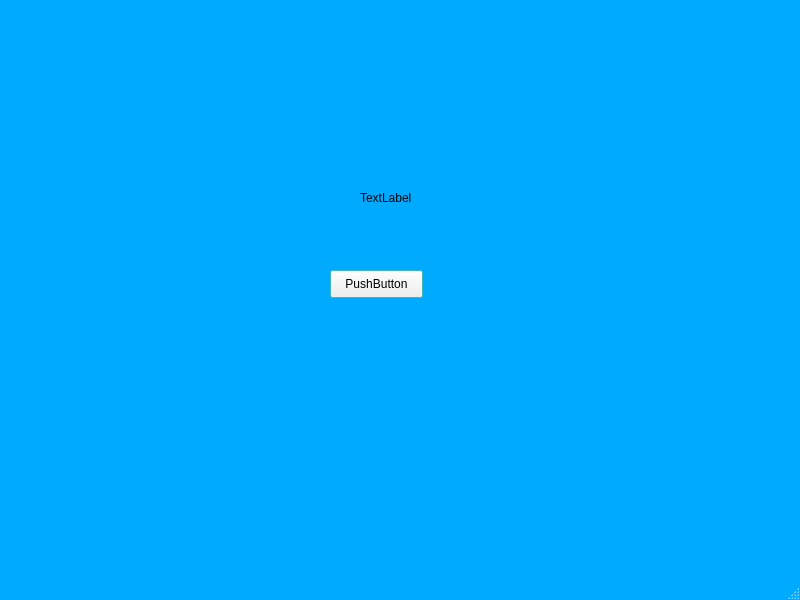
<?xml version="1.0" encoding="UTF-8"?>
<ui version="4.0">
 <class>MainWindow</class>
 <widget class="QMainWindow" name="MainWindow">
  <property name="geometry">
   <rect>
    <x>0</x>
    <y>0</y>
    <width>800</width>
    <height>600</height>
   </rect>
  </property>
  <property name="palette">
   <palette>
    <active>
     <colorrole role="Base">
      <brush brushstyle="SolidPattern">
       <color alpha="255">
        <red>255</red>
        <green>255</green>
        <blue>255</blue>
       </color>
      </brush>
     </colorrole>
     <colorrole role="Window">
      <brush brushstyle="SolidPattern">
       <color alpha="255">
        <red>0</red>
        <green>170</green>
        <blue>255</blue>
       </color>
      </brush>
     </colorrole>
    </active>
    <inactive>
     <colorrole role="Base">
      <brush brushstyle="SolidPattern">
       <color alpha="255">
        <red>255</red>
        <green>255</green>
        <blue>255</blue>
       </color>
      </brush>
     </colorrole>
     <colorrole role="Window">
      <brush brushstyle="SolidPattern">
       <color alpha="255">
        <red>0</red>
        <green>170</green>
        <blue>255</blue>
       </color>
      </brush>
     </colorrole>
    </inactive>
    <disabled>
     <colorrole role="Base">
      <brush brushstyle="SolidPattern">
       <color alpha="255">
        <red>0</red>
        <green>170</green>
        <blue>255</blue>
       </color>
      </brush>
     </colorrole>
     <colorrole role="Window">
      <brush brushstyle="SolidPattern">
       <color alpha="255">
        <red>0</red>
        <green>170</green>
        <blue>255</blue>
       </color>
      </brush>
     </colorrole>
    </disabled>
   </palette>
  </property>
  <property name="windowTitle">
   <string>MainWindow</string>
  </property>
  <widget class="QWidget" name="centralwidget">
   <widget class="QLabel" name="label">
    <property name="geometry">
     <rect>
      <x>360</x>
      <y>190</y>
      <width>55</width>
      <height>16</height>
     </rect>
    </property>
    <property name="text">
     <string>TextLabel</string>
    </property>
   </widget>
   <widget class="QPushButton" name="pushButton">
    <property name="geometry">
     <rect>
      <x>330</x>
      <y>270</y>
      <width>93</width>
      <height>28</height>
     </rect>
    </property>
    <property name="palette">
     <palette>
      <active>
       <colorrole role="BrightText">
        <brush brushstyle="SolidPattern">
         <color alpha="255">
          <red>85</red>
          <green>255</green>
          <blue>255</blue>
         </color>
        </brush>
       </colorrole>
       <colorrole role="Base">
        <brush brushstyle="SolidPattern">
         <color alpha="255">
          <red>255</red>
          <green>255</green>
          <blue>255</blue>
         </color>
        </brush>
       </colorrole>
       <colorrole role="Window">
        <brush brushstyle="SolidPattern">
         <color alpha="255">
          <red>85</red>
          <green>255</green>
          <blue>255</blue>
         </color>
        </brush>
       </colorrole>
      </active>
      <inactive>
       <colorrole role="BrightText">
        <brush brushstyle="SolidPattern">
         <color alpha="255">
          <red>85</red>
          <green>255</green>
          <blue>255</blue>
         </color>
        </brush>
       </colorrole>
       <colorrole role="Base">
        <brush brushstyle="SolidPattern">
         <color alpha="255">
          <red>255</red>
          <green>255</green>
          <blue>255</blue>
         </color>
        </brush>
       </colorrole>
       <colorrole role="Window">
        <brush brushstyle="SolidPattern">
         <color alpha="255">
          <red>85</red>
          <green>255</green>
          <blue>255</blue>
         </color>
        </brush>
       </colorrole>
      </inactive>
      <disabled>
       <colorrole role="BrightText">
        <brush brushstyle="SolidPattern">
         <color alpha="255">
          <red>85</red>
          <green>255</green>
          <blue>255</blue>
         </color>
        </brush>
       </colorrole>
       <colorrole role="Base">
        <brush brushstyle="SolidPattern">
         <color alpha="255">
          <red>85</red>
          <green>255</green>
          <blue>255</blue>
         </color>
        </brush>
       </colorrole>
       <colorrole role="Window">
        <brush brushstyle="SolidPattern">
         <color alpha="255">
          <red>85</red>
          <green>255</green>
          <blue>255</blue>
         </color>
        </brush>
       </colorrole>
      </disabled>
     </palette>
    </property>
    <property name="text">
     <string>PushButton</string>
    </property>
   </widget>
  </widget>
  <widget class="QMenuBar" name="menubar">
   <property name="geometry">
    <rect>
     <x>0</x>
     <y>0</y>
     <width>800</width>
     <height>26</height>
    </rect>
   </property>
  </widget>
  <widget class="QStatusBar" name="statusbar"/>
 </widget>
 <resources/>
 <connections/>
</ui>
